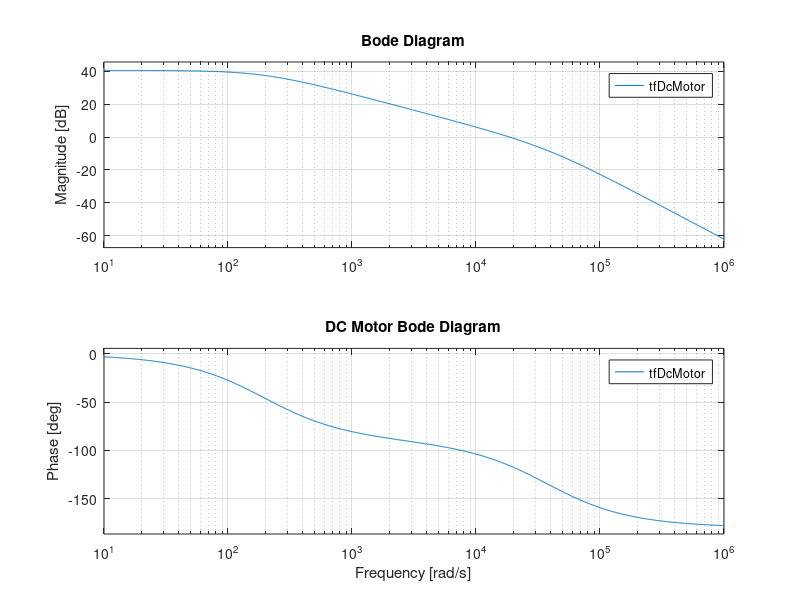
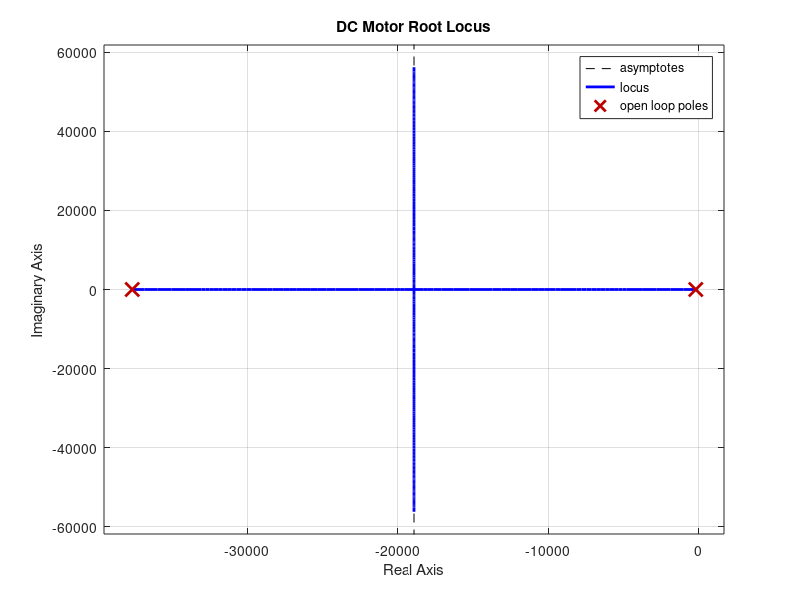
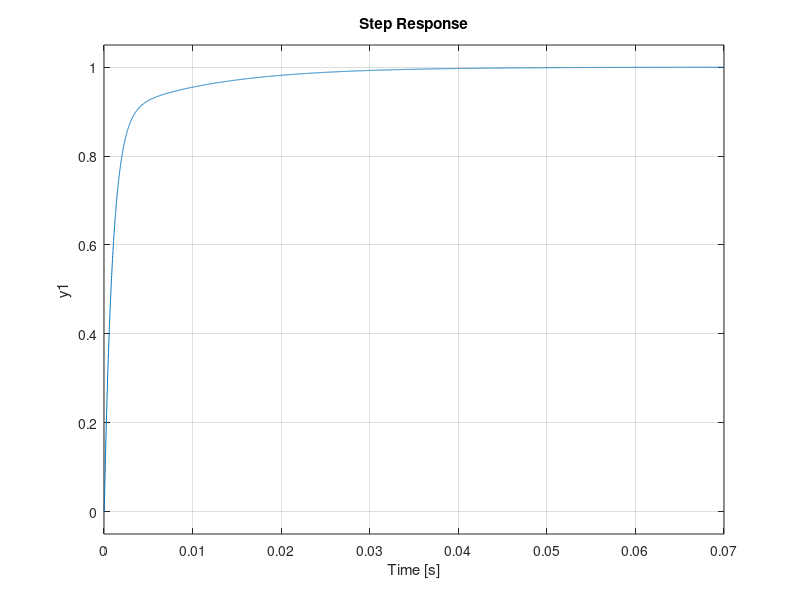

The MATLAB script that drew these images, in order:
close all;
clear all;

Kt = 9.32 * 1e-3;              % mNm/A -> Nm/A
Ke = 1 / (1020 * 2 *pi / 60);   % RPM/V -> rad/s
Br = 5e-6;                      % Ns
Jr = 0.85 * 1e-7;              % gcm^2 -> kgm2
Ls = 0.14 * 1e-3;              % mH -> H
Rs = 5.3;                       % Ohm

numDcMotor = [Kt];
denDcMotor = [Ls*Jr Rs*Jr Kt*Ke];

%% Transfer Function
tfDcMotor = tf(numDcMotor, denDcMotor);

%% Bode Plot
figure;
bode(tfDcMotor);
grid on;
title('DC Motor Bode Diagram');

%% Poles and Zeros
fprintf('=============================\n');
fprintf('DC Motor Transfer Function\n');
fprintf('=============================\n\n');

fprintf('Poles:\n');
disp(pole(tfDcMotor));

fprintf('Zeros:\n');
disp(zero(tfDcMotor));

%% Root Locus
figure;
rlocus(tfDcMotor);
grid on;
title('DC Motor Root Locus');

Kp = 10^(-27/20);
Controller = Kp * tf([1 100], [1 0]);
figure;
bode(Controller * tfDcMotor);
grid on;
title('DC Motor Bode Diagram with controller');

T = feedback(Controller * tfDcMotor, 1);
pole(T)
step(T)

%% DOB Design
g_v = 100;
g_dob = 100;
